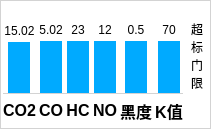
       <widget class="QWidget" name="gridWidget_gas_intensity" native="true">
        <property name="styleSheet">
         <string notr="true">.QWidget{
border:1px solid lightGray;
background-color:#ffffff;
}</string>
        </property>
        <layout class="QGridLayout" name="gridLayout_3">
         <property name="leftMargin">
          <number>3</number>
         </property>
         <property name="topMargin">
          <number>20</number>
         </property>
         <property name="rightMargin">
          <number>3</number>
         </property>
         <property name="bottomMargin">
          <number>6</number>
         </property>
         <property name="horizontalSpacing">
          <number>3</number>
         </property>
         <property name="verticalSpacing">
          <number>0</number>
         </property>
         <item row="2" column="4">
          <widget class="QLabel" name="label_22">
           <property name="sizePolicy">
            <sizepolicy hsizetype="Preferred" vsizetype="Fixed">
             <horstretch>0</horstretch>
             <verstretch>0</verstretch>
            </sizepolicy>
           </property>
           <property name="font">
            <font>
             <pointsize>12</pointsize>
             <weight>75</weight>
             <bold>true</bold>
            </font>
           </property>
           <property name="styleSheet">
            <string notr="true">padding-top:5px;</string>
           </property>
           <property name="text">
            <string>黑度</string>
           </property>
           <property name="alignment">
            <set>Qt::AlignCenter</set>
           </property>
          </widget>
         </item>
         <item row="2" column="0">
          <widget class="QLabel" name="label_7">
           <property name="sizePolicy">
            <sizepolicy hsizetype="Preferred" vsizetype="Fixed">
             <horstretch>0</horstretch>
             <verstretch>0</verstretch>
            </sizepolicy>
           </property>
           <property name="font">
            <font>
             <pointsize>12</pointsize>
             <weight>75</weight>
             <bold>true</bold>
            </font>
           </property>
           <property name="styleSheet">
            <string notr="true">padding-top:5px;</string>
           </property>
           <property name="text">
            <string>CO2</string>
           </property>
           <property name="alignment">
            <set>Qt::AlignCenter</set>
           </property>
          </widget>
         </item>
         <item row="2" column="3">
          <widget class="QLabel" name="label_21">
           <property name="sizePolicy">
            <sizepolicy hsizetype="Preferred" vsizetype="Fixed">
             <horstretch>0</horstretch>
             <verstretch>0</verstretch>
            </sizepolicy>
           </property>
           <property name="font">
            <font>
             <pointsize>12</pointsize>
             <weight>75</weight>
             <bold>true</bold>
            </font>
           </property>
           <property name="styleSheet">
            <string notr="true">padding-top:5px;</string>
           </property>
           <property name="text">
            <string>NO</string>
           </property>
           <property name="alignment">
            <set>Qt::AlignCenter</set>
           </property>
          </widget>
         </item>
         <item row="2" column="5">
          <widget class="QLabel" name="label_27">
           <property name="sizePolicy">
            <sizepolicy hsizetype="Preferred" vsizetype="Fixed">
             <horstretch>0</horstretch>
             <verstretch>0</verstretch>
            </sizepolicy>
           </property>
           <property name="font">
            <font>
             <pointsize>12</pointsize>
             <weight>75</weight>
             <bold>true</bold>
            </font>
           </property>
           <property name="styleSheet">
            <string notr="true">padding-top:5px;</string>
           </property>
           <property name="text">
            <string>K值</string>
           </property>
           <property name="alignment">
            <set>Qt::AlignCenter</set>
           </property>
          </widget>
         </item>
         <item row="2" column="1">
          <widget class="QLabel" name="label_8">
           <property name="sizePolicy">
            <sizepolicy hsizetype="Preferred" vsizetype="Fixed">
             <horstretch>0</horstretch>
             <verstretch>0</verstretch>
            </sizepolicy>
           </property>
           <property name="font">
            <font>
             <pointsize>12</pointsize>
             <weight>75</weight>
             <bold>true</bold>
            </font>
           </property>
           <property name="styleSheet">
            <string notr="true">padding-top:5px;</string>
           </property>
           <property name="text">
            <string>CO</string>
           </property>
           <property name="alignment">
            <set>Qt::AlignCenter</set>
           </property>
          </widget>
         </item>
         <item row="2" column="2">
          <widget class="QLabel" name="label_10">
           <property name="sizePolicy">
            <sizepolicy hsizetype="Preferred" vsizetype="Fixed">
             <horstretch>0</horstretch>
             <verstretch>0</verstretch>
            </sizepolicy>
           </property>
           <property name="font">
            <font>
             <pointsize>12</pointsize>
             <weight>75</weight>
             <bold>true</bold>
            </font>
           </property>
           <property name="styleSheet">
            <string notr="true">padding-top:5px;</string>
           </property>
           <property name="text">
            <string>HC</string>
           </property>
           <property name="alignment">
            <set>Qt::AlignCenter</set>
           </property>
          </widget>
         </item>
         <item row="0" column="1">
          <widget class="QWidget" name="verticalWidget_1" native="true">
           <property name="maximumSize">
            <size>
             <width>40</width>
             <height>16777215</height>
            </size>
           </property>
           <property name="styleSheet">
            <string notr="true">border:none;</string>
           </property>
           <layout class="QVBoxLayout" name="verticalLayout_6">
            <property name="spacing">
             <number>0</number>
            </property>
            <property name="leftMargin">
             <number>0</number>
            </property>
            <property name="topMargin">
             <number>0</number>
            </property>
            <property name="rightMargin">
             <number>0</number>
            </property>
            <property name="bottomMargin">
             <number>0</number>
            </property>
            <item>
             <widget class="QLabel" name="label_result_CO">
              <property name="sizePolicy">
               <sizepolicy hsizetype="Preferred" vsizetype="Preferred">
                <horstretch>0</horstretch>
                <verstretch>0</verstretch>
               </sizepolicy>
              </property>
              <property name="maximumSize">
               <size>
                <width>16777215</width>
                <height>16777215</height>
               </size>
              </property>
              <property name="styleSheet">
               <string notr="true">padding-bottom:1px;</string>
              </property>
              <property name="text">
               <string>5.02</string>
              </property>
              <property name="alignment">
               <set>Qt::AlignBottom|Qt::AlignHCenter</set>
              </property>
             </widget>
            </item>
            <item>
             <widget class="QWidget" name="widget_result_CO" native="true">
              <property name="sizePolicy">
               <sizepolicy hsizetype="Preferred" vsizetype="Preferred">
                <horstretch>0</horstretch>
                <verstretch>1</verstretch>
               </sizepolicy>
              </property>
              <layout class="QHBoxLayout" name="horizontalLayout_8">
               <property name="leftMargin">
                <number>0</number>
               </property>
               <property name="topMargin">
                <number>0</number>
               </property>
               <property name="rightMargin">
                <number>0</number>
               </property>
               <property name="bottomMargin">
                <number>0</number>
               </property>
               <item>
                <widget class="QLabel" name="label_gas_column_CO">
                 <property name="maximumSize">
                  <size>
                   <width>22</width>
                   <height>16777215</height>
                  </size>
                 </property>
                 <property name="styleSheet">
                  <string notr="true">background-color: rgb(0, 170, 255);</string>
                 </property>
                 <property name="text">
                  <string/>
                 </property>
                </widget>
               </item>
              </layout>
             </widget>
            </item>
           </layout>
          </widget>
         </item>
         <item row="0" column="2">
          <widget class="QWidget" name="verticalWidget_2" native="true">
           <property name="maximumSize">
            <size>
             <width>40</width>
             <height>16777215</height>
            </size>
           </property>
           <property name="styleSheet">
            <string notr="true">border:none;</string>
           </property>
           <layout class="QVBoxLayout" name="verticalLayout_7">
            <property name="spacing">
             <number>0</number>
            </property>
            <property name="leftMargin">
             <number>0</number>
            </property>
            <property name="topMargin">
             <number>0</number>
            </property>
            <property name="rightMargin">
             <number>0</number>
            </property>
            <property name="bottomMargin">
             <number>0</number>
            </property>
            <item>
             <widget class="QLabel" name="label_result_HC">
              <property name="sizePolicy">
               <sizepolicy hsizetype="Preferred" vsizetype="Preferred">
                <horstretch>0</horstretch>
                <verstretch>0</verstretch>
               </sizepolicy>
              </property>
              <property name="maximumSize">
               <size>
                <width>16777215</width>
                <height>16777215</height>
               </size>
              </property>
              <property name="styleSheet">
               <string notr="true">padding-bottom:1px;</string>
              </property>
              <property name="text">
               <string>23</string>
              </property>
              <property name="alignment">
               <set>Qt::AlignBottom|Qt::AlignHCenter</set>
              </property>
             </widget>
            </item>
            <item>
             <widget class="QWidget" name="widget_result_HC" native="true">
              <property name="sizePolicy">
               <sizepolicy hsizetype="Preferred" vsizetype="Preferred">
                <horstretch>0</horstretch>
                <verstretch>1</verstretch>
               </sizepolicy>
              </property>
              <layout class="QHBoxLayout" name="horizontalLayout_9">
               <property name="leftMargin">
                <number>0</number>
               </property>
               <property name="topMargin">
                <number>0</number>
               </property>
               <property name="rightMargin">
                <number>0</number>
               </property>
               <property name="bottomMargin">
                <number>0</number>
               </property>
               <item>
                <widget class="QLabel" name="label_gas_column_HC">
                 <property name="maximumSize">
                  <size>
                   <width>22</width>
                   <height>16777215</height>
                  </size>
                 </property>
                 <property name="styleSheet">
                  <string notr="true">background-color: rgb(0, 170, 255);</string>
                 </property>
                 <property name="text">
                  <string/>
                 </property>
                </widget>
               </item>
              </layout>
             </widget>
            </item>
           </layout>
          </widget>
         </item>
         <item row="0" column="0">
          <widget class="QWidget" name="verticalWidget_CO2" native="true">
           <property name="minimumSize">
            <size>
             <width>0</width>
             <height>0</height>
            </size>
           </property>
           <property name="maximumSize">
            <size>
             <width>40</width>
             <height>16777215</height>
            </size>
           </property>
           <property name="styleSheet">
            <string notr="true">border:none;</string>
           </property>
           <layout class="QVBoxLayout" name="verticalLayout_5">
            <property name="spacing">
             <number>0</number>
            </property>
            <property name="leftMargin">
             <number>0</number>
            </property>
            <property name="topMargin">
             <number>1</number>
            </property>
            <property name="rightMargin">
             <number>0</number>
            </property>
            <property name="bottomMargin">
             <number>0</number>
            </property>
            <item>
             <widget class="QLabel" name="label_result_CO2">
              <property name="sizePolicy">
               <sizepolicy hsizetype="Preferred" vsizetype="Preferred">
                <horstretch>0</horstretch>
                <verstretch>0</verstretch>
               </sizepolicy>
              </property>
              <property name="minimumSize">
               <size>
                <width>0</width>
                <height>0</height>
               </size>
              </property>
              <property name="maximumSize">
               <size>
                <width>16777215</width>
                <height>16777215</height>
               </size>
              </property>
              <property name="font">
               <font>
                <pointsize>9</pointsize>
               </font>
              </property>
              <property name="styleSheet">
               <string notr="true">padding-bottom:1px;</string>
              </property>
              <property name="text">
               <string>15.02</string>
              </property>
              <property name="alignment">
               <set>Qt::AlignBottom|Qt::AlignHCenter</set>
              </property>
             </widget>
            </item>
            <item>
             <widget class="QWidget" name="widget_result_CO2" native="true">
              <property name="sizePolicy">
               <sizepolicy hsizetype="Preferred" vsizetype="Preferred">
                <horstretch>0</horstretch>
                <verstretch>1</verstretch>
               </sizepolicy>
              </property>
              <layout class="QHBoxLayout" name="horizontalLayout_7">
               <property name="spacing">
                <number>0</number>
               </property>
               <property name="leftMargin">
                <number>0</number>
               </property>
               <property name="topMargin">
                <number>0</number>
               </property>
               <property name="rightMargin">
                <number>0</number>
               </property>
               <property name="bottomMargin">
                <number>0</number>
               </property>
               <item>
                <widget class="QLabel" name="label_gas_column_CO2">
                 <property name="maximumSize">
                  <size>
                   <width>22</width>
                   <height>16777215</height>
                  </size>
                 </property>
                 <property name="styleSheet">
                  <string notr="true">background-color: rgb(0, 170, 255);</string>
                 </property>
                 <property name="text">
                  <string/>
                 </property>
                </widget>
               </item>
              </layout>
             </widget>
            </item>
           </layout>
          </widget>
         </item>
         <item row="0" column="4">
          <widget class="QWidget" name="verticalWidget_4" native="true">
           <property name="maximumSize">
            <size>
             <width>40</width>
             <height>16777215</height>
            </size>
           </property>
           <property name="styleSheet">
            <string notr="true">border:none;</string>
           </property>
           <layout class="QVBoxLayout" name="verticalLayout_9">
            <property name="spacing">
             <number>0</number>
            </property>
            <property name="leftMargin">
             <number>0</number>
            </property>
            <property name="topMargin">
             <number>0</number>
            </property>
            <property name="rightMargin">
             <number>0</number>
            </property>
            <property name="bottomMargin">
             <number>0</number>
            </property>
            <item>
             <widget class="QLabel" name="label_result_blackening">
              <property name="sizePolicy">
               <sizepolicy hsizetype="Preferred" vsizetype="Preferred">
                <horstretch>0</horstretch>
                <verstretch>0</verstretch>
               </sizepolicy>
              </property>
              <property name="maximumSize">
               <size>
                <width>16777215</width>
                <height>16777215</height>
               </size>
              </property>
              <property name="styleSheet">
               <string notr="true">padding-bottom:1px;</string>
              </property>
              <property name="text">
               <string>0.5</string>
              </property>
              <property name="alignment">
               <set>Qt::AlignBottom|Qt::AlignHCenter</set>
              </property>
             </widget>
            </item>
            <item>
             <widget class="QWidget" name="widget_result_blackening" native="true">
              <property name="sizePolicy">
               <sizepolicy hsizetype="Preferred" vsizetype="Preferred">
                <horstretch>0</horstretch>
                <verstretch>1</verstretch>
               </sizepolicy>
              </property>
              <layout class="QHBoxLayout" name="horizontalLayout_11">
               <property name="leftMargin">
                <number>0</number>
               </property>
               <property name="topMargin">
                <number>0</number>
               </property>
               <property name="rightMargin">
                <number>0</number>
               </property>
               <property name="bottomMargin">
                <number>0</number>
               </property>
               <item>
                <widget class="QLabel" name="label_gas_column_opacity">
                 <property name="maximumSize">
                  <size>
                   <width>22</width>
                   <height>16777215</height>
                  </size>
                 </property>
                 <property name="styleSheet">
                  <string notr="true">background-color: rgb(0, 170, 255);</string>
                 </property>
                 <property name="text">
                  <string/>
                 </property>
                </widget>
               </item>
              </layout>
             </widget>
            </item>
           </layout>
          </widget>
         </item>
         <item row="0" column="5">
          <widget class="QWidget" name="verticalWidget_5" native="true">
           <property name="maximumSize">
            <size>
             <width>40</width>
             <height>16777215</height>
            </size>
           </property>
           <property name="styleSheet">
            <string notr="true">border:none;</string>
           </property>
           <layout class="QVBoxLayout" name="verticalLayout_10">
            <property name="spacing">
             <number>0</number>
            </property>
            <property name="leftMargin">
             <number>0</number>
            </property>
            <property name="topMargin">
             <number>0</number>
            </property>
            <property name="rightMargin">
             <number>0</number>
            </property>
            <property name="bottomMargin">
             <number>0</number>
            </property>
            <item>
             <widget class="QLabel" name="label_result_K">
              <property name="sizePolicy">
               <sizepolicy hsizetype="Preferred" vsizetype="Preferred">
                <horstretch>0</horstretch>
                <verstretch>0</verstretch>
               </sizepolicy>
              </property>
              <property name="maximumSize">
               <size>
                <width>16777215</width>
                <height>16777215</height>
               </size>
              </property>
              <property name="styleSheet">
               <string notr="true">padding-bottom:1px;</string>
              </property>
              <property name="text">
               <string>70</string>
              </property>
              <property name="alignment">
               <set>Qt::AlignBottom|Qt::AlignHCenter</set>
              </property>
             </widget>
            </item>
            <item>
             <widget class="QWidget" name="widget_result_K" native="true">
              <property name="sizePolicy">
               <sizepolicy hsizetype="Preferred" vsizetype="Preferred">
                <horstretch>0</horstretch>
                <verstretch>1</verstretch>
               </sizepolicy>
              </property>
              <layout class="QHBoxLayout" name="horizontalLayout_12">
               <property name="leftMargin">
                <number>0</number>
               </property>
               <property name="topMargin">
                <number>0</number>
               </property>
               <property name="rightMargin">
                <number>0</number>
               </property>
               <property name="bottomMargin">
                <number>0</number>
               </property>
               <item>
                <widget class="QLabel" name="label_gas_column_K">
                 <property name="maximumSize">
                  <size>
                   <width>22</width>
                   <height>16777215</height>
                  </size>
                 </property>
                 <property name="styleSheet">
                  <string notr="true">background-color: rgb(0, 170, 255);</string>
                 </property>
                 <property name="text">
                  <string/>
                 </property>
                </widget>
               </item>
              </layout>
             </widget>
            </item>
           </layout>
          </widget>
         </item>
         <item row="0" column="6">
          <widget class="QWidget" name="verticalWidget_6" native="true">
           <property name="sizePolicy">
            <sizepolicy hsizetype="Fixed" vsizetype="Preferred">
             <horstretch>0</horstretch>
             <verstretch>0</verstretch>
            </sizepolicy>
           </property>
           <property name="maximumSize">
            <size>
             <width>16777215</width>
             <height>16777215</height>
            </size>
           </property>
           <property name="styleSheet">
            <string notr="true">border:none;</string>
           </property>
           <layout class="QVBoxLayout" name="verticalLayout_11">
            <property name="spacing">
             <number>0</number>
            </property>
            <property name="leftMargin">
             <number>5</number>
            </property>
            <property name="topMargin">
             <number>0</number>
            </property>
            <property name="rightMargin">
             <number>5</number>
            </property>
            <property name="bottomMargin">
             <number>0</number>
            </property>
            <item>
             <widget class="QLabel" name="label_result_K_2">
              <property name="sizePolicy">
               <sizepolicy hsizetype="Fixed" vsizetype="Preferred">
                <horstretch>0</horstretch>
                <verstretch>0</verstretch>
               </sizepolicy>
              </property>
              <property name="maximumSize">
               <size>
                <width>16777215</width>
                <height>16777215</height>
               </size>
              </property>
              <property name="styleSheet">
               <string notr="true">padding-bottom:1px;</string>
              </property>
              <property name="text">
               <string>超
标
门
限</string>
              </property>
              <property name="alignment">
               <set>Qt::AlignCenter</set>
              </property>
             </widget>
            </item>
           </layout>
          </widget>
         </item>
         <item row="0" column="3">
          <widget class="QWidget" name="verticalWidget_3" native="true">
           <property name="maximumSize">
            <size>
             <width>40</width>
             <height>16777215</height>
            </size>
           </property>
           <property name="styleSheet">
            <string notr="true">border:none;</string>
           </property>
           <layout class="QVBoxLayout" name="verticalLayout_8">
            <property name="spacing">
             <number>0</number>
            </property>
            <property name="leftMargin">
             <number>0</number>
            </property>
            <property name="topMargin">
             <number>0</number>
            </property>
            <property name="rightMargin">
             <number>0</number>
            </property>
            <property name="bottomMargin">
             <number>0</number>
            </property>
            <item>
             <widget class="QLabel" name="label_result_NO">
              <property name="sizePolicy">
               <sizepolicy hsizetype="Preferred" vsizetype="Preferred">
                <horstretch>0</horstretch>
                <verstretch>0</verstretch>
               </sizepolicy>
              </property>
              <property name="maximumSize">
               <size>
                <width>16777215</width>
                <height>16777215</height>
               </size>
              </property>
              <property name="styleSheet">
               <string notr="true">padding-bottom:1px;</string>
              </property>
              <property name="text">
               <string>12</string>
              </property>
              <property name="alignment">
               <set>Qt::AlignBottom|Qt::AlignHCenter</set>
              </property>
             </widget>
            </item>
            <item>
             <widget class="QWidget" name="widget_result_NO" native="true">
              <property name="sizePolicy">
               <sizepolicy hsizetype="Preferred" vsizetype="Preferred">
                <horstretch>0</horstretch>
                <verstretch>1</verstretch>
               </sizepolicy>
              </property>
              <layout class="QHBoxLayout" name="horizontalLayout_10">
               <property name="leftMargin">
                <number>0</number>
               </property>
               <property name="topMargin">
                <number>0</number>
               </property>
               <property name="rightMargin">
                <number>0</number>
               </property>
               <property name="bottomMargin">
                <number>0</number>
               </property>
               <item>
                <widget class="QLabel" name="label_gas_column_NO">
                 <property name="maximumSize">
                  <size>
                   <width>22</width>
                   <height>16777215</height>
                  </size>
                 </property>
                 <property name="styleSheet">
                  <string notr="true">background-color: rgb(0, 170, 255);</string>
                 </property>
                 <property name="text">
                  <string/>
                 </property>
                </widget>
               </item>
              </layout>
             </widget>
            </item>
           </layout>
          </widget>
         </item>
         <item row="1" column="0" colspan="6">
          <widget class="QLabel" name="label_11">
           <property name="maximumSize">
            <size>
             <width>16777215</width>
             <height>1</height>
            </size>
           </property>
           <property name="styleSheet">
            <string notr="true">background-color: rgba(196, 196, 196, 190);</string>
           </property>
           <property name="text">
            <string/>
           </property>
          </widget>
         </item>
        </layout>
       </widget>
